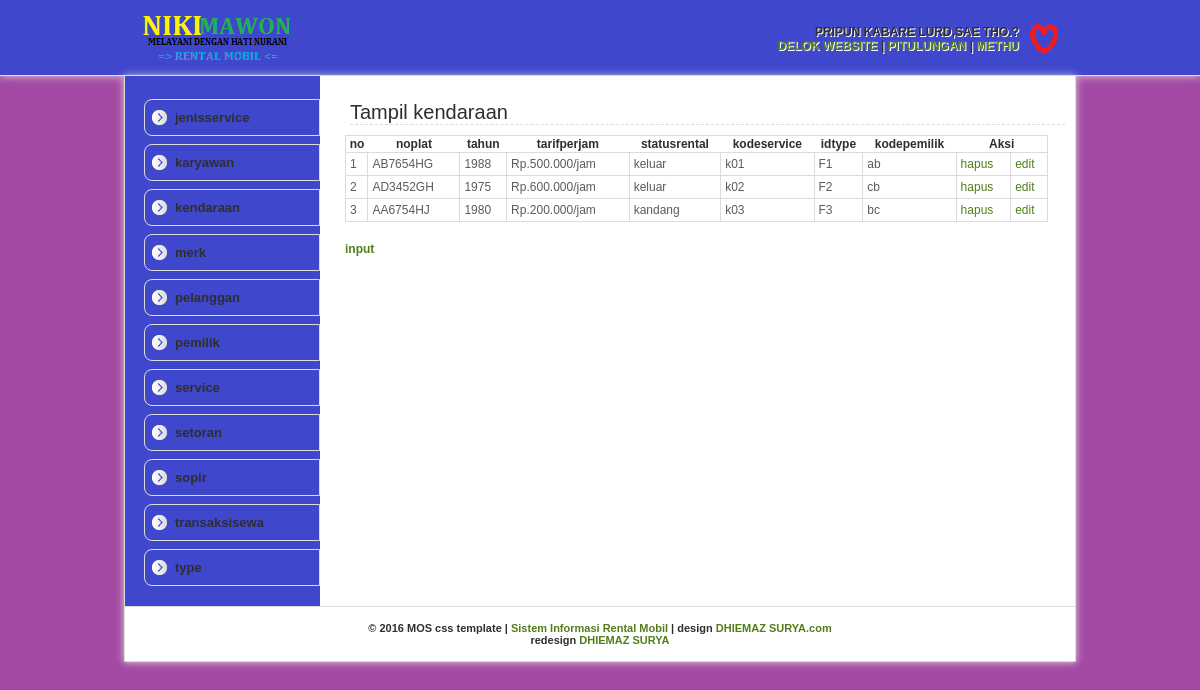
The page /kendaraan/tkendaraan.php on the database its author committed.
### tables this page shows
CREATE TABLE `kendaraan` (
  `noplat` text NOT NULL,
  `tahun` text NOT NULL,
  `tarifperjam` varchar(20) NOT NULL,
  `statusrental` text NOT NULL,
  `kodeservice` text NOT NULL,
  `idtype` text NOT NULL,
  `kodepemilik` text NOT NULL
);

### kendaraan/tkendaraan.php (the view, shortened to what this page needs)
<html>
 <head>
 <link rel="shortcut icon" href="stylesheet/img/devil-icon.png">
 <link rel="stylesheet" type="text/css" href="../mos-css/mos-style.css">
 </head>
 <body>
 <div id="header">
	 <div class="inHeader">
		 <div class="mosAdmin">
		 <b>PRIPUN KABARE LURD,SAE THO.?<br>
		 <a href="">DELOK WEBSITE</a> | <a href="">PITULUNGAN</a> | <a href="../logout.php">METHU</a>
		 </div>
	 </div>
 </div>
 <div id="wrapper">
	 <div id="leftBar">
	 <ul>
		<li><a href="../jenisservice/tjenisservice.php">jenisservice</a></li>
		<li><a href="../karyawan/tkaryawan.php">karyawan</a></li>
		<li><a href="../kendaraan/tkendaraan.php">kendaraan</a></li>
		<li><a href="../merk/tmerk.php">merk</a></li>
		<li><a href="../pelanggan/tpelanggan.php">pelanggan</a></li>
		<li><a href="../pemilik/tpemilik.php">pemilik</a></li>
		<li><a href="../service/tservice.php">service</a></li>
		<li><a href="../setoran/tsetoran.php">setoran</a></li>
		<li><a href="../sopir/tsopir.php">sopir</a></li>
		<li><a href="../transaksisewa/ttransaksisewa.php">transaksisewa</a></li>
		<li><a href="../type/ttype.php">type</a></li>
	 </ul>
	 </div>
	 <div id="rightContent">
	 <h3>Tampil kendaraan</h3>
 <table class="data">
	 <tr>
		<th>no</th>
		<th>noplat</th>
		<th>tahun</th>
		<th>tarifperjam</th>
		<th>statusrental</th>
		<th>kodeservice</th>
		<th>idtype</th>
		<th>kodepemilik</th>
		<th colspan="2">Aksi</th>
	 </tr>
	 <?php
		 $query = mysql_query("select * from kendaraan");
		 $no = 0;
		 while ($data = mysql_fetch_array($query)) {
		 $no++;
	 ?>
	 <tr class="data">
		 <td class="data"><?php echo "$no"; ?></td>
		 <td class="data"><?php echo "$data[noplat]"; ?></td>
		 <td class="data"><?php echo "$data[tahun]"; ?></td>
		 <td class="data"><?php echo "$data[tarifperjam]"; ?></td>
		 <td class="data"><?php echo "$data[statusrental]"; ?></td>
		 <td class="data"><?php echo "$data[kodeservice]"; ?></td>
		 <td class="data"><?php echo "$data[idtype]"; ?></td>
		 <td class="data"><?php echo "$data[kodepemilik]"; ?></td>
		 <td class="data"><a href=hapuskendaraan.php?noplat=<?php echo "$data[noplat]";?>
		 onclick="if (!confirm('Anda yakin akan menghapus?')) return false;">
		 hapus</a></td>
		 <td class="data"><a href=editkendaraan.php?noplat=<?php echo "$data[noplat]";?>>edit</a></td>
	 </tr>
	 <?php } ?>
 </table>
 <a href="inputkendaraan.php">input</a>
	 </div>
 <div id="footer">
	 &copy; 2016 MOS css template | <a href="SI KANCHEL.com">Sistem Informasi Rental Mobil</a> | design <a href="http://DHIEMAZ SURYA.com" rel="nofollow" target="_blank">DHIEMAZ SURYA.com</a><br>redesign <a href="DHIEMAZ SURYA.blogspot.com">DHIEMAZ SURYA</a>
 </div>
 </div>
 </body>
 </html>

### mos-css/mos-style.css (style rules this page uses)
body { background: url(img/latar.jpg); margin: 0; padding: 0; font-family: Arial; font-size: 12px; color: #2e2e2e; text-align: center; }
a { color: #527e19; text-decoration: none; }
table { border:none;font-size: 12px; }
td { border:none; padding: 5px; }
table.data { border: 1px solid #dcdcdc; margin: 10px 0px 20px 0px; width: 97%; border-collapse: collapse;font-size: 12px; }
td.data { padding: 4px; border: 1px solid #dcdcdc;color: #5b5b5b;vertical-align: top; }
tr.data { background: #fff }
#header { width: 100%; border-bottom: 1px solid #dcdcdc; background: url(img/headerbg.jpg) repeat left; height: 75px; z-index: 1000; -moz-box-shadow: 0px 0px 8px #dcdcdc; -webkit-box-shadow: 0px 0px 8px #dcdcdc; }
.inHeader { float: center; background: url(img/logo.png) no-repeat left center; margin: auto; width: 920px; height: 45px; padding: 15px; border-right: 0px solid #dcdcdc; border-left: 0px solid #dcdcdc; }
.mosAdmin { float: right; border: 0px solid #dcdcdc; margin: 0 1px 0 auto; text-align: right; padding: 10px 40px 10px 10px; background: url(img/Administrator.png) no-repeat right center; text-shadow: 1px 1px #fff; }
#wrapper { width: 950px; padding: 15px 0 0 0; position: relative; border-left: 1px solid #dcdcdc; border-right: 1px solid #dcdcdc; border-bottom: 1px solid #dcdcdc; float: center; margin: auto; text-align: left; background: #fff url(img/bg_kiri.png) repeat-y; -moz-box-shadow: 0px 0px 8px #dcdcdc; -webkit-box-shadow: 0px 0px 8px #dcdcdc; }
#leftBar { width: 185px; float: left; padding: 0 0 20px 10px; border-right: 0px solid #dcdcdc; text-align: left; }
#leftBar ul { list-style: none;padding: 0; margin: 0;font-size: 13px; }
#leftBar ul li { width: 164px; background: url(img/icon-left.png) no-repeat left center, url(img/green.jpg) repeat left center; padding: 10px 0 10px 10px; margin-top: 8px;margin-left: 9px; border: 1px solid #dcdcdc; -moz-border-radius-topleft: 8px;-moz-border-radius-bottomleft: 8px; -webkit-border-top-left-radius: 8px;-webkit-border-bottom-left-radius: 8px; -o-border-top-left-radius: 8px;-o-border-bottom-left-radius: 8px; }
#leftBar ul li a { width: 100%; color: #2e2e2e; cursor: pointer; padding: 10px 65px 10px 20px; -webkit-transition: padding-left 250ms ease-out; -moz-transition: padding-left 250ms ease-out; -o-transition: padding-left 250ms ease-out; }
#rightContent { width: 725px; padding: 5px; float: right; border-left: 0px solid #dcdcdc; text-align: left; background: #fff; }
#rightContent h3 { font-size: 20px; font-weight: normal; padding: 0; margin: 5px; border-bottom: 1px dashed #dcdcdc; }
#footer { width: 950px; padding: 15px 0 15px 0; text-align: center; font-size: 11px; border-top: 1px solid #dcdcdc; background: #fff; }

### rows shown on the page
kendaraan: noplat "AB7654HG", tahun "1988", tarifperjam "Rp.500.000/jam", statusrental "keluar", kodeservice "k01", idtype "F1", kodepemilik "ab"
kendaraan: noplat "AD3452GH", tahun "1975", tarifperjam "Rp.600.000/jam", statusrental "keluar", kodeservice "k02", idtype "F2", kodepemilik "cb"
kendaraan: noplat "AA6754HJ", tahun "1980", tarifperjam "Rp.200.000/jam", statusrental "kandang", kodeservice "k03", idtype "F3", kodepemilik "bc"
